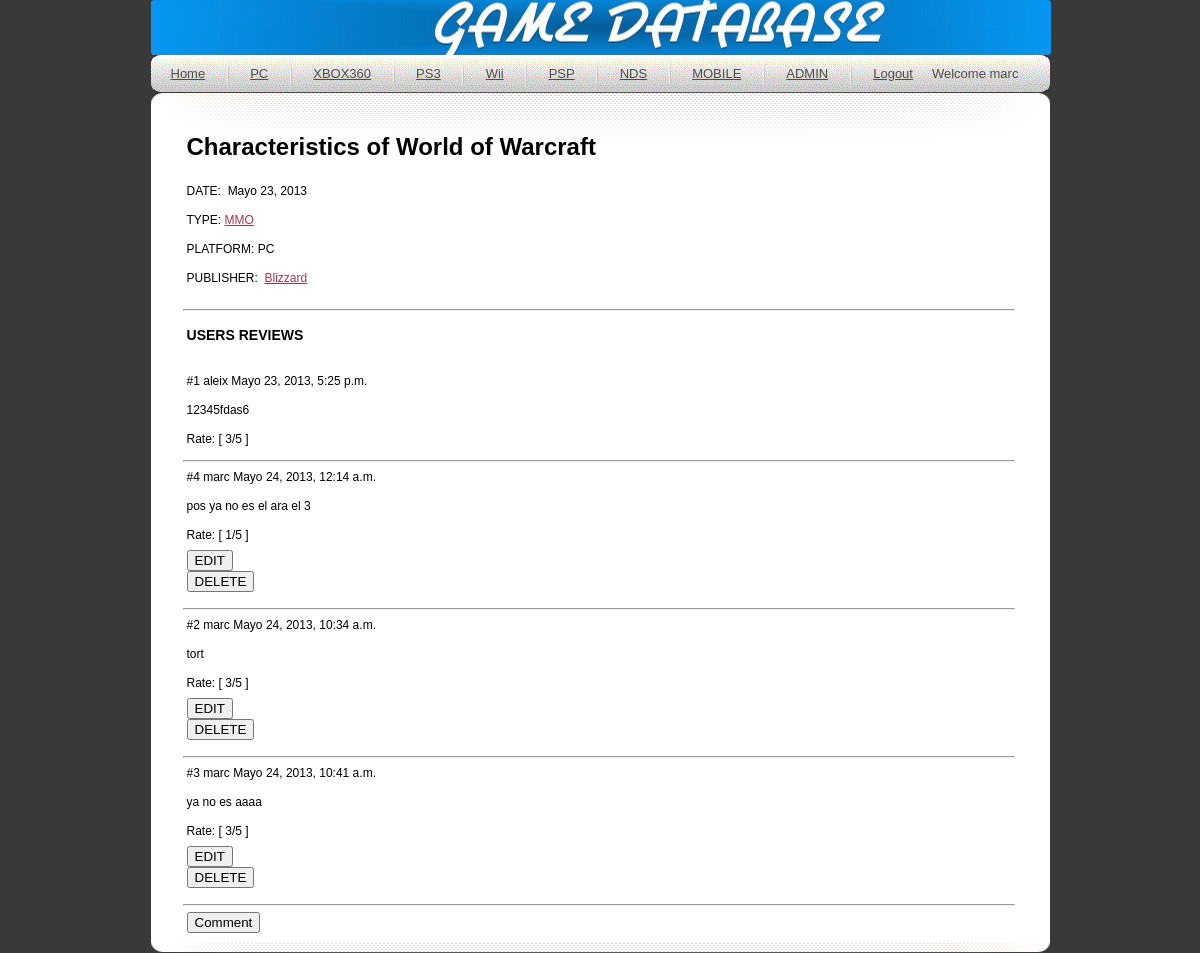
The page /PC/World of Warcraft (signed in) on the database its author committed.
### main/models.py (models this page shows, shortened)
class Game(models.Model):
    releaseDate = models.DateField()
    name = models.CharField(max_length=100,unique=True,primary_key=True)
    publisher = models.ForeignKey(Company)

class BelongsTo(models.Model):
    game = models.ForeignKey(Game)
    Types=(
        ('Action','Action'),('Adventure','Adventure'),('Simulation','Simulation'),
        ('Sports','Sports'),('Driving','Driving'),('Strategy','Strategy'),('MMO','MMO'),
        ('Role','Role'),('a','a')
        )
    Type = models.CharField(max_length=15,choices=Types,unique=True,primary_key=True)

class Platform(models.Model):
    Types=(
        ('PlayStation 3','PlayStation 3'),('Xbox 360','Xbox 360'),('PC','PC'),('Nintendo DS','Nintendo DS'),('Mobile','Mobile'),('PSP','PSP'),
    )
    releaseDate = models.DateField()
    name = models.CharField(max_length=100,choices=Types,unique=True,primary_key=True)

class Company(models.Model):
    setUp = models.DateField()
    name = models.CharField(max_length=100,unique=True,primary_key=True)

class GameReview(models.Model):
    RATING_CHOICES=((1,1),(2,2),(3,3),(4,4),(5,5))
    rating = models.PositiveSmallIntegerField('Rating(stars)',blank=False,default=3,choices=RATING_CHOICES)
    user = models.ForeignKey(User)
    date = models.DateTimeField(default=datetime.now)
    Comment = models.TextField(max_length=255,blank=True)
    game = models.ForeignKey(Game)
    platform = models.ForeignKey(Platform)

### main/views.py (the view)
# urls.py: url(r'^PC/([\w\s]+)$',gameDetails),
@login_required(login_url='/login')
def gameDetails(request,ref):
    template = get_template('details.html')
    gameInfo = SupportedBy.objects.all().filter(game=ref)
    Types = BelongsTo.objects.filter(game=ref)
    Publisher = Game.objects.get(name=ref)
    Gname = request.path.split('/')[2]
    Reviews = GameReview.objects.all().filter(game=Gname)
    dic=[]
    dic2=({})
    cid=0
    comments = {}
    for rv in Reviews:
        cid=cid+1
        dic2=({
                'id': cid,
                'Rid':rv.id,
                'user': str(rv.user),
                'Comment':str(rv.Comment),
                'rate':rv.rating,
                'date':rv.date
                })
        dic.append(dic2)
    dic = sorted(dic, key=lambda k: k['date'])
    for item in gameInfo:
        elem = [item.game.name]
    types = [str(t.Type) for t in Types]
    plat = [str(p.platform.name) for p in gameInfo]
    variables = Context({
        'titleHead': 'GamesDB',
        'pageTitle': 'Characteristics of '+elem[0],
        'name':elem[0],
        'date': Publisher.releaseDate,
        'type':types ,
        'platform':plat,
        'company': Publisher.publisher.name,
        'user': request.user,
        'COMMENTS':'USERS REVIEWS',
        'reviews':dic,
        'path':request.path,
        })
    return render_to_response('details.html',variables)

### main/templates/details.html
{% extends "main.html" %}
    {% block content %}
        <p></p>
        <h1>{{pageTitle}}</h1>
            <p>DATE: &nbsp{{date}}</p>
            <p>TYPE:&nbsp{%for t in type%}<a href=/type/{{t}}>{{t}}</a>&nbsp{%endfor%}</p>
            <p>PLATFORM:&nbsp{%for p in platform%}{{p}}&nbsp{%endfor%}</p>
            <p>PUBLISHER:&nbsp <a href=/company/{{company|urlencode}}>{{company}}</a></p>
            <p></p>
            <hr style="width: 830px; float: left; margin-left: 32px">
                <p><h3>{{COMMENTS}}</h3></p>
        {% for x in reviews %}
            <p>#{{x.id}} {{x.user}}  {{x.date}} <p> {{x.Comment}} </p> <p>Rate: [ {{x.rate}}/5 ]</p>
            {% if user.username == x.user%}
                <FORM>
                    <INPUT VALUE= "EDIT" type="button" onClick="parent.location='/review/edit{{path}}/{{x.Rid}}'">
                </FORM>
                <FORM>
                    <INPUT VALUE= "DELETE" type="button" onClick="parent.location='/review/delete{{path}}/{{x.Rid}}'">
                </FORM></p>
            {% endif%}
        <hr style="width: 830px; float: left; margin-left: 32px">
        {% endfor %}
        <FORM>
            <INPUT VALUE= "Comment" type="button" onClick="parent.location='/review/add{{path}}'">
        </FORM>
    {% endblock content %}

### main/templates/main.html (shortened to what this page needs)
<!DOCTYPE html PUBLIC "-//W3C//DTD XHTML 1.0 Transitional//EN" "http://www.w3.org/TR/xhtml1/DTD/xhtml1-transitional.dtd">
<html xmlns="http://www.w3.org/1999/xhtml">
<head>
{% load staticfiles %}
<link rel="stylesheet" type="text/css" href="{% static "css/style.css" %}" />
</head>
<body>
<div id="wrap">
    <div class="header">
        <div class="logo"></div>
    <div id="menu">
        <ul>
            <li class="selected"><a href="/">Home</a></li>
            <li class="divider"></li>
            <li class="selected"><a href="/PC">PC</a></li>
            <li class="divider"></li>
            <li class="selected"><a href="/Xbox 360">XBOX360</a></li>
            <li class="divider"></li>
            <li class="selected"><a href="/PlayStation 3">PS3</a></li>
            <li class="divider"></li>
            <li class="selected"><a href="/Wii">Wii</a></li>
            <li class="divider"></li>
            <li class="selected"><a href="/PSP">PSP</a></li>
            <li class="divider"></li>
            <li class="selected"><a href="/Nintendo DS">NDS</a></li>
            <li class="divider"></li>
            <li class="selected"><a href="/Mobile">MOBILE</a></li>
            <li class="divider"></li>
            <li class="selected"><a href="/admin">ADMIN</a></li>
            <li class="divider"></li>
            <li class="selected">{% if user.username %}
                                    <a href="/logout/">Logout</a>
                                    {% else %}
                                    <a href="/login">Log in</a>
                                    <a href="/register">Register</a>
                                    {% endif %}</li>
            <li class=selected"><a href="">Welcome {{ user }}</a></li>
        </ul>
    </div>
</div>
    <div class="center_content">
            {% if user.is_authenticated %}
                {% block content %}{% endblock %}
            {%else%}
<!--               <h3>PLEASE LOG IN TO SEE THE CONTENT ( Default User [user01: 123456] )</h3>
-->                               {% block contents %}{% endblock %}
            {% endif %}
    <p></p>
    </div>
     <div class="clear">
        <p></p>
     </div>
</div>
</body>
</html>

### static/css/style.css (style rules this page uses)
body { background-color:#393939; font-family:Arial, Helvetica, sans-serif; padding:0; font-size:12px; margin:0px auto auto auto; color:#000000; }
a { color:#993a4e; }
.clear { clear:both; }
p { padding:5px 0 5px 0; margin:0px; text-align:justify; line-height:19px; }
#wrap { width: 899px; height: auto; margin: auto; background-color: #393939; }
.header { width: 900px; height: auto; margin: auto; border-radius: 3px; background-color: #393939; background: url(/static/images/banner.gif) no-repeat center; }
.logo { padding: 55px 0 0 322px; }
#menu { width:899px; height: 37px; float: left; padding: 0px; margin: 30px 0 30 150px; _margin: 30px 0 0 80px; border-radius: 8px; background:url(/static/images/menu_bg.gif) no-repeat center center; }
#menu ul { display: block; list-style: none; padding: 0px 0 0 10px; margin: 0px; }
#menu ul li { display: inline; padding: 0px; margin: 0px; height: 0px; }
#menu ul li a { height:37px; display:block; padding:0px 5px 0 5px; margin:0 4px 0 4px; _margin:0 2px 0 2px; float:left; text-decoration:none; text-align:center; color:#504d4b; font-size:13px; line-height:37px; }
#menu ul li.selected a { height:37px; display:block; padding:0px 5px 0 5px; margin:0 5px 0 5px; float:left; text-decoration:underline; text-align:center; color:#504d4b; font-size:13px; line-height:37px; }
#menu ul li.divider { height:37px; width:2px; display:block; padding:0px 7px 0 6px; margin:0 5px 0 5px; float:left; background:url(/static/images/divider.gif) no-repeat center top; }
.center_content { width: 899px; padding: 0px 0 0 0; margin: 0px; text-indent: 3em; float: left; background: url(/static/images/center_bg.gif) no-repeat center top; background-color: #FFFFFF; }
.clear { clear: both; background: url(/static/images/center_bg2.gif) no-repeat center bottom; margin: 0px; }

### rows shown on the page
Game: releaseDate "Mayo 23, 2013"
BelongsTo: type "MMO"
Platform: platform "PC"
Company: name "Blizzard"
GameReview: date "Mayo 23, 2013, 5:25 p.m.", Comment "12345fdas6"
GameReview: date "Mayo 24, 2013, 12:14 a.m.", Comment "pos ya no es el ara el 3"
GameReview: date "Mayo 24, 2013, 10:34 a.m.", Comment "tort"
GameReview: date "Mayo 24, 2013, 10:41 a.m.", Comment "ya no es aaaa"

### other values the page prints
{{ user }} "marc"
{{ pageTitle }} "Characteristics of World of Warcraft"
{{ COMMENTS }} "USERS REVIEWS"
{{ x.id }} "1" "4" "2" "3"
{{ x.user }} "aleix" "marc" "marc" "marc"
{{ x.rate }} "3" "1" "3" "3"
